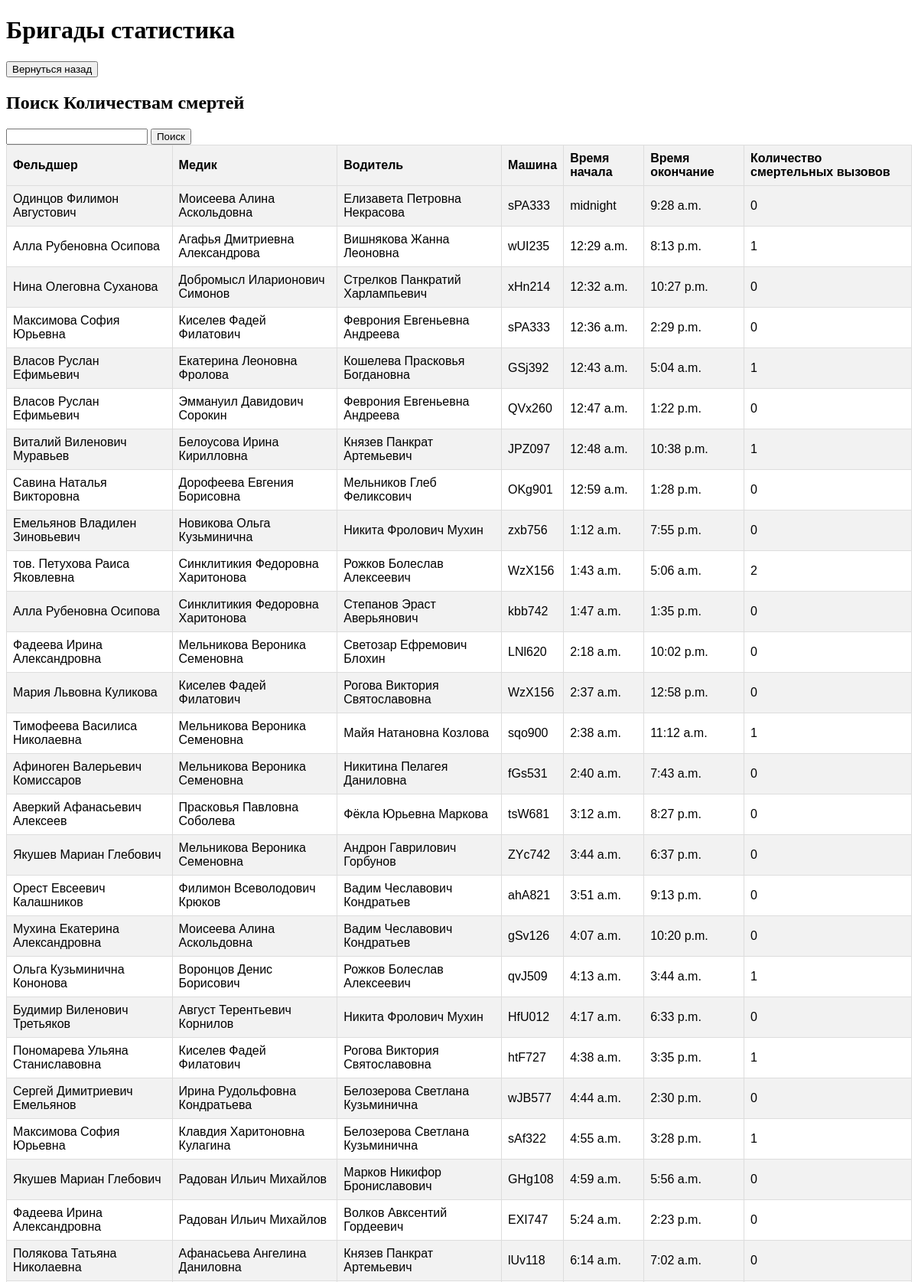
The app's page /statistics (upper part) with its own data.
### myapp/models.py (models this page shows, shortened)
class Brigade(models.Model):
    feldsher = models.ForeignKey(
        Workers,
        on_delete=models.DO_NOTHING,
        limit_choices_to={'status': 'фельдшер'},
        related_name='feldsher_brigades'  # Имя для обратной связи с фельдшерами
    )
    med = models.ForeignKey(
        Workers,
        on_delete=models.DO_NOTHING,
        limit_choices_to={'status': 'медсестра'},
        related_name='med_brigades'  # Имя для обратной связи с медсестрами
    )
    driver = models.ForeignKey(
        Workers,
        on_delete=models.DO_NOTHING,
        limit_choices_to={'status': 'водитель'},
        related_name='driver_brigades'  # Имя для обратной связи с водителями
    )
    car = models.ForeignKey('Cars', on_delete=models.DO_NOTHING)
    date = models.DateField(max_length=255)
    worktimestart = models.TimeField(max_length=255)
    worktimeend = models.TimeField(max_length=255)
    number = models.CharField(max_length=255, unique=True)

class Workers(models.Model):
    STATUS_CHOICES = (
        ('фельдшер', 'фельдшер'),
        ('медсестра', 'медсестра'),
        ('водитель', 'водитель'),
    )
    name = models.CharField(max_length=255)
    status = models.CharField(max_length=255, choices=STATUS_CHOICES)
    startwork = models.DateField()
    endwork = models.DateField(null=True)
    def __str__(self):
        return self.name

class Cars(models.Model):
    TYPES_CHOICES = (
        ('реанимация', 'реанимация'),
        ('обычная', 'обычная'),
    )
    type = models.CharField(max_length=255, choices=TYPES_CHOICES)
    number = models.CharField(max_length=255)
    mark = models.CharField(max_length=255)
    datestart = models.DateField(max_length=255)
    dateend = models.DateField(max_length=255, null=True)
    def __str__(self):
        return self.mark

### myapp/views.py (the view)
# urls.py: path('statistics', views.statistics, name='badbrigades'),
def statistics(request):
    objects = Brigade.objects.annotate(
        death_calls_count=Count('report', filter=Q(report__result='умер')),
    ).order_by('worktimestart')
    search_query = request.GET.get('search', '')
    if search_query:
        objects = objects.filter(
            Q(death_calls_count=search_query)
        )
    return render(request, 'myapp/statistics.html', {'objects': objects, 'search_query': search_query})

### myapp/templates/myapp/statistics.html (shortened to what this page needs)
<!DOCTYPE html>
<html lang="en">
<head>
</head>
<body>
    <h1>Бригады статистика</h1>
    <button class="button"><a href="index" style="color: inherit; text-decoration: none;">Вернуться назад</a></button>
    <h2> Поиск Количествам смертей</h2>
    <form method="GET">
        <input type="number" name="search" value="{{ search_query }}">
        <button type="submit">Поиск</button>
    </form>
    <table>
        <tr>
            <th>Фельдшер</th>
            <th>Медик</th>
            <th>Водитель</th>
            <th>Машина</th>
            <th>Время начала</th>
            <th>Время окончание</th>
            <th>Количество смертельных вызовов</th>
        </tr>
        {% for obj in objects %}
        <tr>
            <td>{{ obj.feldsher }}</td>
            <td>{{ obj.med }}</td>
            <td>{{ obj.driver }}</td>
            <td>{{ obj.car }}</td>
            <td>{{ obj.worktimestart }}</td>
            <td>{{ obj.worktimeend }}</td>
            <td>{{ obj.death_calls_count }}</td>
        </tr>
        {% endfor %}
    </table>
</body>
</html>

### myapp/templates/myapp/statistics.html (style rules this page uses)
table { font-family: Arial, sans-serif; border-collapse: collapse; width: 100%; }
th, td { border: 1px solid #dddddd; text-align: left; padding: 8px; }
th { background-color: #f2f2f2; }
tr:nth-child(even) { background-color: #f2f2f2; }

### records on screen
Brigade: feldsher "Одинцов Филимон Августович", med "Моисеева Алина Аскольдовна", driver "Елизавета Петровна Некрасова", car "sPA333", worktimestart "midnight", worktimeend "9:28 a.m.", death_calls_count "0"
Brigade: feldsher "Алла Рубеновна Осипова", med "Агафья Дмитриевна Александрова", driver "Вишнякова Жанна Леоновна", car "wUI235", worktimestart "12:29 a.m.", worktimeend "8:13 p.m.", death_calls_count "1"
Brigade: feldsher "Нина Олеговна Суханова", med "Добромысл Иларионович Симонов", driver "Стрелков Панкратий Харлампьевич", car "xHn214", worktimestart "12:32 a.m.", worktimeend "10:27 p.m.", death_calls_count "0"
Brigade: feldsher "Максимова София Юрьевна", med "Киселев Фадей Филатович", driver "Феврония Евгеньевна Андреева", car "sPA333", worktimestart "12:36 a.m.", worktimeend "2:29 p.m.", death_calls_count "0"
Brigade: feldsher "Власов Руслан Ефимьевич", med "Екатерина Леоновна Фролова", driver "Кошелева Прасковья Богдановна", car "GSj392", worktimestart "12:43 a.m.", worktimeend "5:04 a.m.", death_calls_count "1"
Brigade: feldsher "Власов Руслан Ефимьевич", med "Эммануил Давидович Сорокин", driver "Феврония Евгеньевна Андреева", car "QVx260", worktimestart "12:47 a.m.", worktimeend "1:22 p.m.", death_calls_count "0"
Brigade: feldsher "Виталий Виленович Муравьев", med "Белоусова Ирина Кирилловна", driver "Князев Панкрат Артемьевич", car "JPZ097", worktimestart "12:48 a.m.", worktimeend "10:38 p.m.", death_calls_count "1"
Brigade: feldsher "Савина Наталья Викторовна", med "Дорофеева Евгения Борисовна", driver "Мельников Глеб Феликсович", car "OKg901", worktimestart "12:59 a.m.", worktimeend "1:28 p.m.", death_calls_count "0"
Brigade: feldsher "Емельянов Владилен Зиновьевич", med "Новикова Ольга Кузьминична", driver "Никита Фролович Мухин", car "zxb756", worktimestart "1:12 a.m.", worktimeend "7:55 p.m.", death_calls_count "0"
Brigade: feldsher "тов. Петухова Раиса Яковлевна", med "Синклитикия Федоровна Харитонова", driver "Рожков Болеслав Алексеевич", car "WzX156", worktimestart "1:43 a.m.", worktimeend "5:06 a.m.", death_calls_count "2"
Brigade: feldsher "Алла Рубеновна Осипова", med "Синклитикия Федоровна Харитонова", driver "Степанов Эраст Аверьянович", car "kbb742", worktimestart "1:47 a.m.", worktimeend "1:35 p.m.", death_calls_count "0"
Brigade: feldsher "Фадеева Ирина Александровна", med "Мельникова Вероника Семеновна", driver "Светозар Ефремович Блохин", car "LNl620", worktimestart "2:18 a.m.", worktimeend "10:02 p.m.", death_calls_count "0"
Brigade: feldsher "Мария Львовна Куликова", med "Киселев Фадей Филатович", driver "Рогова Виктория Святославовна", car "WzX156", worktimestart "2:37 a.m.", worktimeend "12:58 p.m.", death_calls_count "0"
Brigade: feldsher "Тимофеева Василиса Николаевна", med "Мельникова Вероника Семеновна", driver "Майя Натановна Козлова", car "sqo900", worktimestart "2:38 a.m.", worktimeend "11:12 a.m.", death_calls_count "1"
Brigade: feldsher "Афиноген Валерьевич Комиссаров", med "Мельникова Вероника Семеновна", driver "Никитина Пелагея Даниловна", car "fGs531", worktimestart "2:40 a.m.", worktimeend "7:43 a.m.", death_calls_count "0"
Brigade: feldsher "Аверкий Афанасьевич Алексеев", med "Прасковья Павловна Соболева", driver "Фёкла Юрьевна Маркова", car "tsW681", worktimestart "3:12 a.m.", worktimeend "8:27 p.m.", death_calls_count "0"
Brigade: feldsher "Якушев Мариан Глебович", med "Мельникова Вероника Семеновна", driver "Андрон Гаврилович Горбунов", car "ZYc742", worktimestart "3:44 a.m.", worktimeend "6:37 p.m.", death_calls_count "0"
Brigade: feldsher "Орест Евсеевич Калашников", med "Филимон Всеволодович Крюков", driver "Вадим Чеславович Кондратьев", car "ahA821", worktimestart "3:51 a.m.", worktimeend "9:13 p.m.", death_calls_count "0"
Brigade: feldsher "Мухина Екатерина Александровна", med "Моисеева Алина Аскольдовна", driver "Вадим Чеславович Кондратьев", car "gSv126", worktimestart "4:07 a.m.", worktimeend "10:20 p.m.", death_calls_count "0"
Brigade: feldsher "Ольга Кузьминична Кононова", med "Воронцов Денис Борисович", driver "Рожков Болеслав Алексеевич", car "qvJ509", worktimestart "4:13 a.m.", worktimeend "3:44 a.m.", death_calls_count "1"
Brigade: feldsher "Будимир Виленович Третьяков", med "Август Терентьевич Корнилов", driver "Никита Фролович Мухин", car "HfU012", worktimestart "4:17 a.m.", worktimeend "6:33 p.m.", death_calls_count "0"
Brigade: feldsher "Пономарева Ульяна Станиславовна", med "Киселев Фадей Филатович", driver "Рогова Виктория Святославовна", car "htF727", worktimestart "4:38 a.m.", worktimeend "3:35 p.m.", death_calls_count "1"
Brigade: feldsher "Сергей Димитриевич Емельянов", med "Ирина Рудольфовна Кондратьева", driver "Белозерова Светлана Кузьминична", car "wJB577", worktimestart "4:44 a.m.", worktimeend "2:30 p.m.", death_calls_count "0"
Brigade: feldsher "Максимова София Юрьевна", med "Клавдия Харитоновна Кулагина", driver "Белозерова Светлана Кузьминична", car "sAf322", worktimestart "4:55 a.m.", worktimeend "3:28 p.m.", death_calls_count "1"
Brigade: feldsher "Якушев Мариан Глебович", med "Радован Ильич Михайлов", driver "Марков Никифор Брониславович", car "GHg108", worktimestart "4:59 a.m.", worktimeend "5:56 a.m.", death_calls_count "0"
Brigade: feldsher "Фадеева Ирина Александровна", med "Радован Ильич Михайлов", driver "Волков Авксентий Гордеевич", car "EXI747", worktimestart "5:24 a.m.", worktimeend "2:23 p.m.", death_calls_count "0"
Brigade: feldsher "Полякова Татьяна Николаевна", med "Афанасьева Ангелина Даниловна", driver "Князев Панкрат Артемьевич", car "lUv118", worktimestart "6:14 a.m.", worktimeend "7:02 a.m.", death_calls_count "0"
